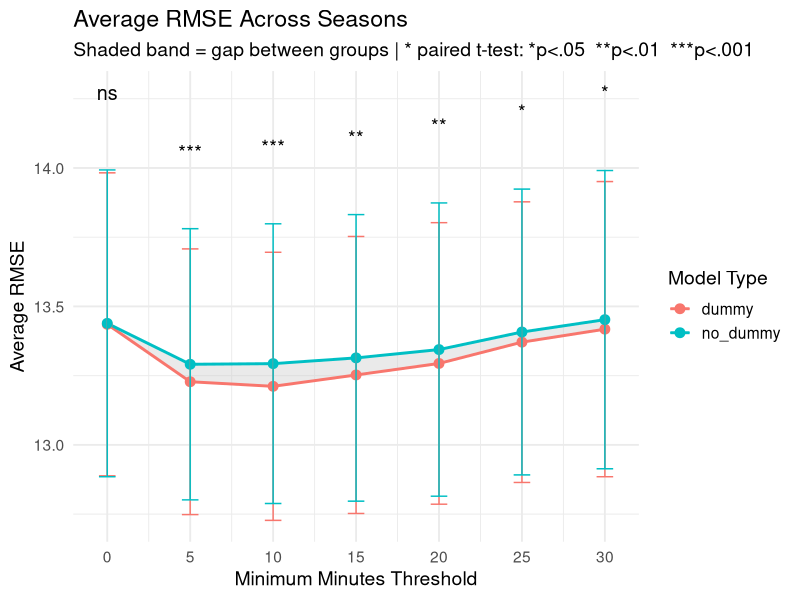
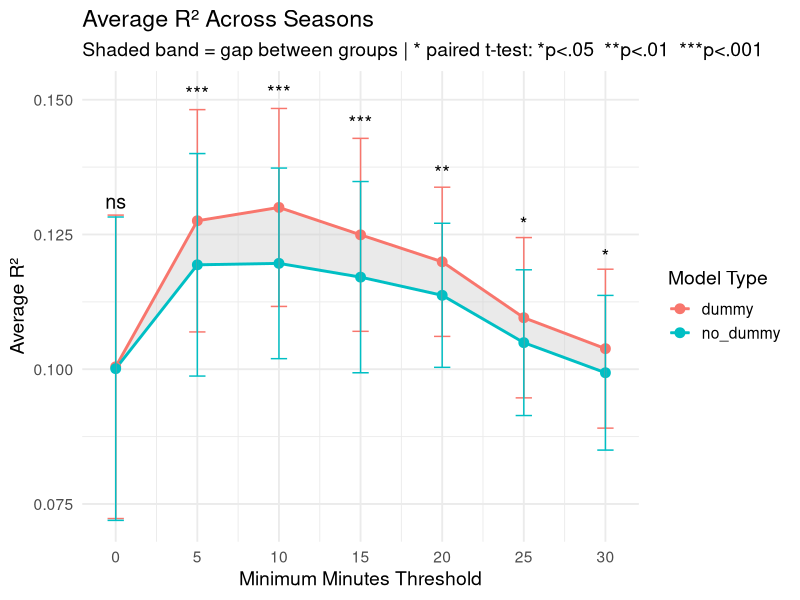
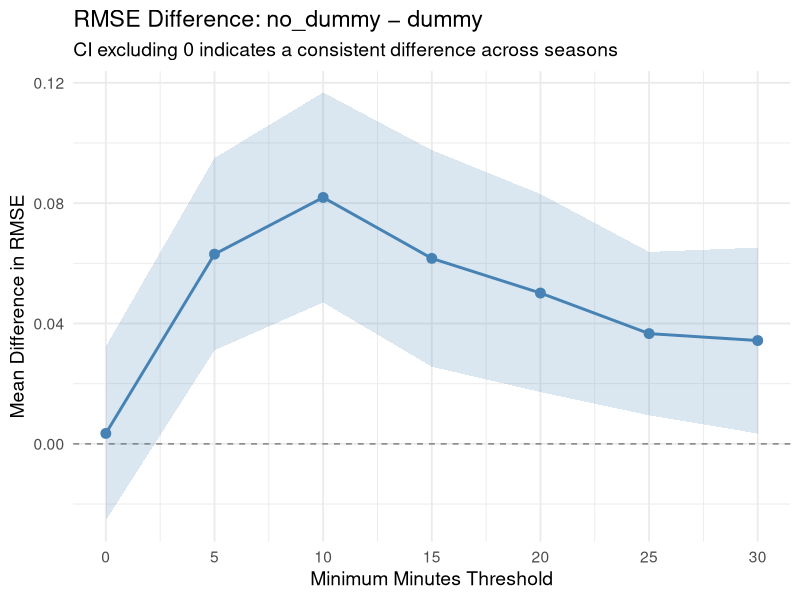
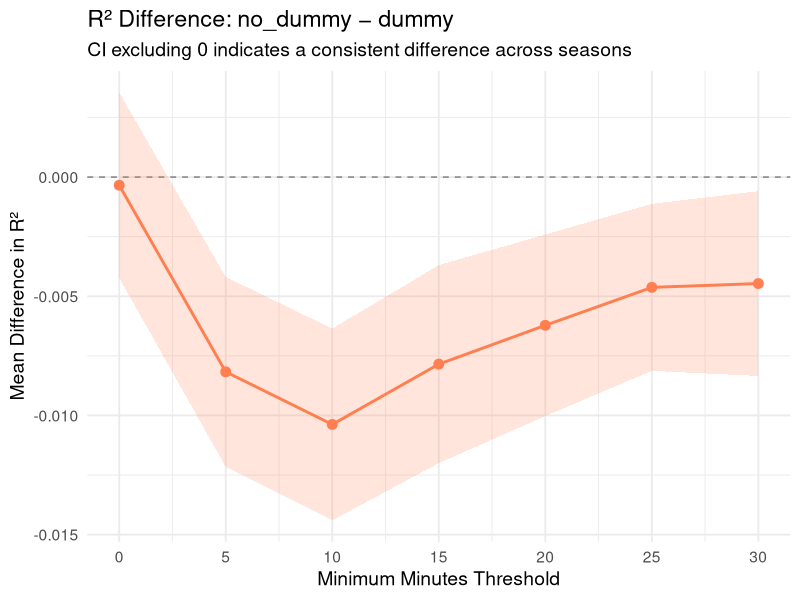
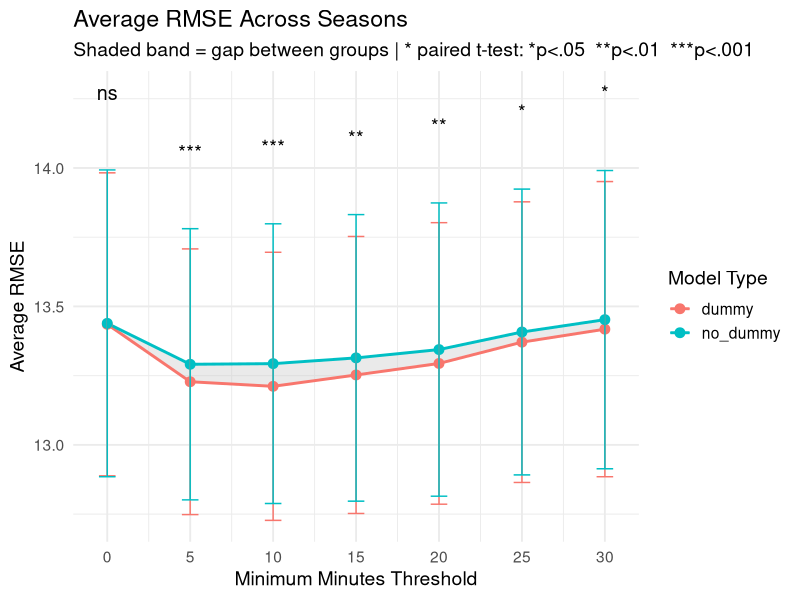
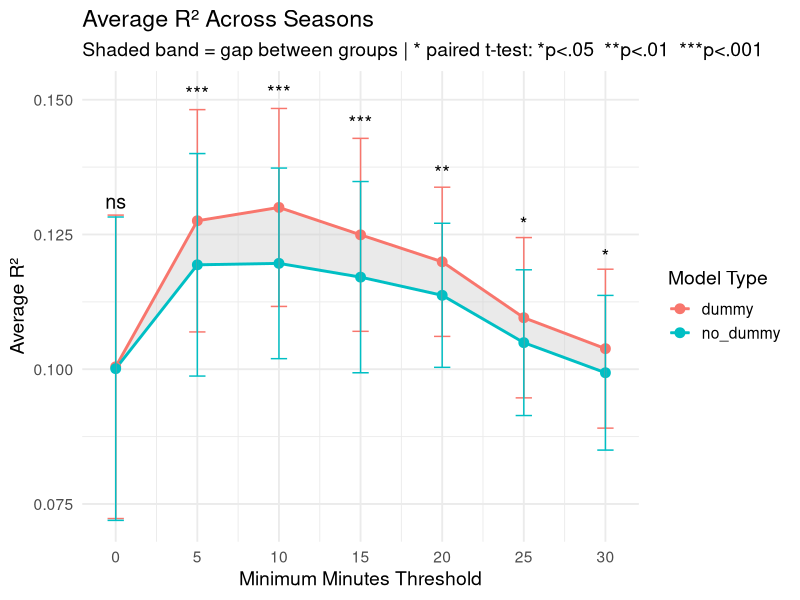
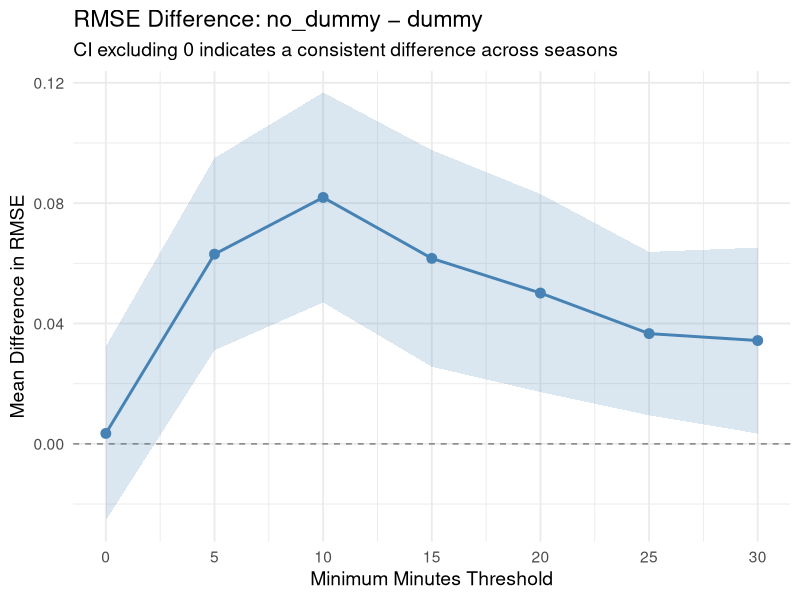
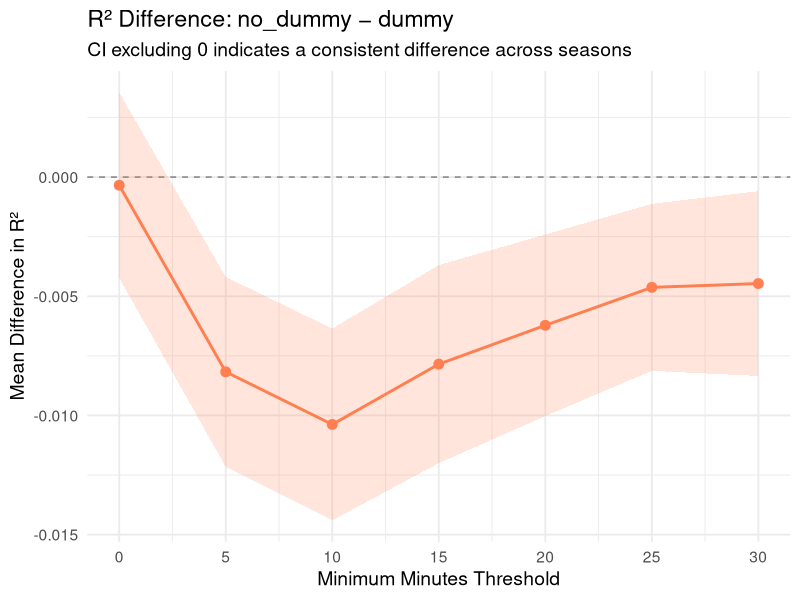

These charts were generated, in order, by the following R code:
library(tidyverse)

# -----------------------------
# Load data
# -----------------------------
results <- read_csv("May_27_Model_Results.csv")

# -----------------------------
# Summarize across seasons
# -----------------------------
summary_results <- results %>%
  group_by(model_type, min_minutes) %>%
  summarise(
    mean_RMSE = mean(RMSE, na.rm = TRUE),
    sd_RMSE   = sd(RMSE, na.rm = TRUE),
    se_RMSE   = sd_RMSE / sqrt(n()),
    ci_RMSE   = qt(0.975, df = n() - 1) * se_RMSE,
    mean_R2   = mean(R2, na.rm = TRUE),
    sd_R2     = sd(R2, na.rm = TRUE),
    se_R2     = sd_R2 / sqrt(n()),
    ci_R2     = qt(0.975, df = n() - 1) * se_R2,
    n = n(),
    .groups = "drop"
  )

# -----------------------------
# Compute paired differences
# -----------------------------
diff_results <- results %>%
  select(season, model_type, min_minutes, RMSE, R2) %>%
  pivot_wider(names_from = model_type, values_from = c(RMSE, R2)) %>%
  mutate(
    diff_RMSE = RMSE_no_dummy - RMSE_dummy,
    diff_R2   = R2_no_dummy   - R2_dummy
  )

diff_summary <- diff_results %>%
  group_by(min_minutes) %>%
  summarise(
    mean_diff_RMSE = mean(diff_RMSE, na.rm = TRUE),
    se_diff_RMSE   = sd(diff_RMSE, na.rm = TRUE) / sqrt(n()),
    ci_diff_RMSE   = qt(0.975, df = n() - 1) * se_diff_RMSE,
    mean_diff_R2   = mean(diff_R2, na.rm = TRUE),
    se_diff_R2     = sd(diff_R2, na.rm = TRUE) / sqrt(n()),
    ci_diff_R2     = qt(0.975, df = n() - 1) * se_diff_R2,
    .groups = "drop"
  )

# -----------------------------
# Paired t-tests + significance labels
# -----------------------------
sig_results <- diff_results %>%
  group_by(min_minutes) %>%
  summarise(
    p_RMSE = t.test(diff_RMSE)$p.value,
    p_R2   = t.test(diff_R2)$p.value,
    .groups = "drop"
  ) %>%
  mutate(
    label_RMSE = case_when(
      p_RMSE < 0.001 ~ "***",
      p_RMSE < 0.01  ~ "**",
      p_RMSE < 0.05  ~ "*",
      TRUE           ~ "ns"
    ),
    label_R2 = case_when(
      p_R2 < 0.001 ~ "***",
      p_R2 < 0.01  ~ "**",
      p_R2 < 0.05  ~ "*",
      TRUE         ~ "ns"
    )
  )

# -----------------------------
# Ribbon data (gap between groups)
# -----------------------------
ribbon_data <- summary_results %>%
  select(model_type, min_minutes, mean_RMSE, mean_R2) %>%
  pivot_wider(names_from = model_type, values_from = c(mean_RMSE, mean_R2))

# -----------------------------
# Significance label positions
# -----------------------------
upper_env_RMSE <- summary_results %>%
  group_by(min_minutes) %>%
  summarise(label_y = max(mean_RMSE + ci_RMSE) * 1.02, .groups = "drop") %>%
  left_join(sig_results %>% select(min_minutes, label_RMSE), by = "min_minutes")

upper_env_R2 <- summary_results %>%
  group_by(min_minutes) %>%
  summarise(label_y = max(mean_R2 + ci_R2) * 1.02, .groups = "drop") %>%
  left_join(sig_results %>% select(min_minutes, label_R2), by = "min_minutes")

# -----------------------------
# Plot 1: RMSE with ribbon + significance
# -----------------------------
rmse_plot <- ggplot(summary_results, aes(x = min_minutes, y = mean_RMSE, color = model_type)) +
  geom_ribbon(
    data = ribbon_data,
    aes(x = min_minutes, ymin = mean_RMSE_dummy, ymax = mean_RMSE_no_dummy),
    inherit.aes = FALSE,
    fill = "gray80", alpha = 0.4
  ) +
  geom_line(linewidth = 1) +
  geom_point(size = 3) +
  geom_errorbar(aes(ymin = mean_RMSE - ci_RMSE, ymax = mean_RMSE + ci_RMSE), width = 1) +
  geom_text(
    data = upper_env_RMSE,
    aes(x = min_minutes, y = label_y, label = label_RMSE),
    inherit.aes = FALSE, size = 5, color = "black"
  ) +
  scale_x_continuous(breaks = seq(0, 30, by = 5)) +
  labs(
    title = "Average RMSE Across Seasons",
    subtitle = "Shaded band = gap between groups | * paired t-test: *p<.05  **p<.01  ***p<.001",
    x = "Minimum Minutes Threshold",
    y = "Average RMSE",
    color = "Model Type"
  ) +
  theme_minimal(base_size = 14)

# -----------------------------
# Plot 2: R² with ribbon + significance
# -----------------------------
r2_plot <- ggplot(summary_results, aes(x = min_minutes, y = mean_R2, color = model_type)) +
  geom_ribbon(
    data = ribbon_data,
    aes(x = min_minutes, ymin = mean_R2_dummy, ymax = mean_R2_no_dummy),
    inherit.aes = FALSE,
    fill = "gray80", alpha = 0.4
  ) +
  geom_line(linewidth = 1) +
  geom_point(size = 3) +
  geom_errorbar(aes(ymin = mean_R2 - ci_R2, ymax = mean_R2 + ci_R2), width = 1) +
  geom_text(
    data = upper_env_R2,
    aes(x = min_minutes, y = label_y, label = label_R2),
    inherit.aes = FALSE, size = 5, color = "black"
  ) +
  scale_x_continuous(breaks = seq(0, 30, by = 5)) +
  labs(
    title = "Average R² Across Seasons",
    subtitle = "Shaded band = gap between groups | * paired t-test: *p<.05  **p<.01  ***p<.001",
    x = "Minimum Minutes Threshold",
    y = "Average R²",
    color = "Model Type"
  ) +
  theme_minimal(base_size = 14)

# -----------------------------
# Plot 3: RMSE difference
# -----------------------------
rmse_diff_plot <- ggplot(diff_summary, aes(x = min_minutes, y = mean_diff_RMSE)) +
  geom_hline(yintercept = 0, linetype = "dashed", color = "gray50") +
  geom_ribbon(aes(ymin = mean_diff_RMSE - ci_diff_RMSE,
                  ymax = mean_diff_RMSE + ci_diff_RMSE),
              alpha = 0.2, fill = "steelblue") +
  geom_line(color = "steelblue", linewidth = 1) +
  geom_point(color = "steelblue", size = 3) +
  scale_x_continuous(breaks = seq(0, 30, by = 5)) +
  labs(
    title = "RMSE Difference: no_dummy − dummy",
    subtitle = "CI excluding 0 indicates a consistent difference across seasons",
    x = "Minimum Minutes Threshold",
    y = "Mean Difference in RMSE"
  ) +
  theme_minimal(base_size = 14)

# -----------------------------
# Plot 4: R² difference
# -----------------------------
r2_diff_plot <- ggplot(diff_summary, aes(x = min_minutes, y = mean_diff_R2)) +
  geom_hline(yintercept = 0, linetype = "dashed", color = "gray50") +
  geom_ribbon(aes(ymin = mean_diff_R2 - ci_diff_R2,
                  ymax = mean_diff_R2 + ci_diff_R2),
              alpha = 0.2, fill = "coral") +
  geom_line(color = "coral", linewidth = 1) +
  geom_point(color = "coral", size = 3) +
  scale_x_continuous(breaks = seq(0, 30, by = 5)) +
  labs(
    title = "R² Difference: no_dummy − dummy",
    subtitle = "CI excluding 0 indicates a consistent difference across seasons",
    x = "Minimum Minutes Threshold",
    y = "Mean Difference in R²"
  ) +
  theme_minimal(base_size = 14)

# -----------------------------
# Display
# -----------------------------
rmse_plot
r2_plot
rmse_diff_plot
r2_diff_plot

# -----------------------------
# Save plots to current directory
# -----------------------------

ggsave(
  filename = "rmse_plot.png",
  plot = rmse_plot,
  width = 8,
  height = 6,
  dpi = 300
)

ggsave(
  filename = "r2_plot.png",
  plot = r2_plot,
  width = 8,
  height = 6,
  dpi = 300
)

ggsave(
  filename = "rmse_diff_plot.png",
  plot = rmse_diff_plot,
  width = 8,
  height = 6,
  dpi = 300
)

ggsave(
  filename = "r2_diff_plot.png",
  plot = r2_diff_plot,
  width = 8,
  height = 6,
  dpi = 300
)
